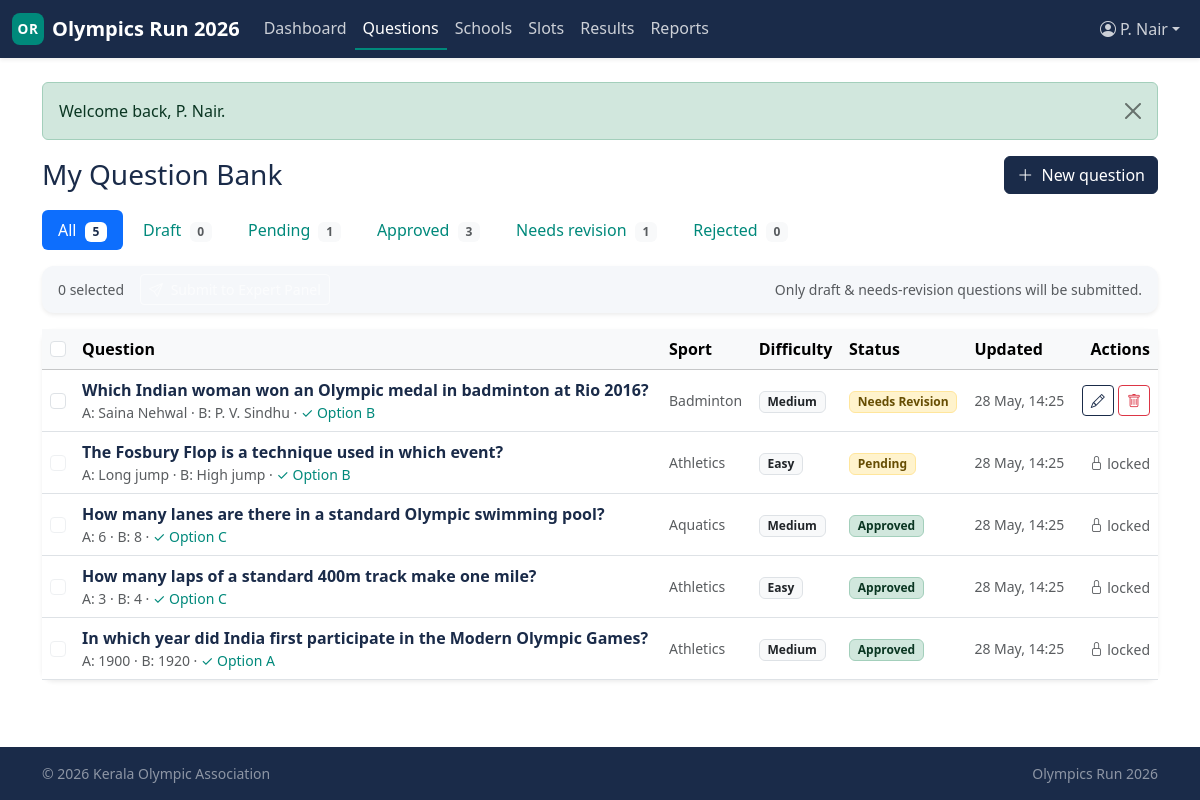
The app's page /association/questions (signed in) with its own data.
### tables this page shows
CREATE TABLE association_question_bank (
    question_id              INT UNSIGNED  NOT NULL AUTO_INCREMENT,
    association_id           INT UNSIGNED  NOT NULL,
    submitted_by_panelist_id INT UNSIGNED  NULL,
    created_by_assoc_user_id INT UNSIGNED  NULL,
    question_text            TEXT          NOT NULL,
    option_a                 VARCHAR(500)  NOT NULL,
    option_b                 VARCHAR(500)  NOT NULL,
    option_c                 VARCHAR(500)  NOT NULL,
    option_d                 VARCHAR(500)  NOT NULL,
    correct_option           ENUM('A','B','C','D') NOT NULL,
    explanation              TEXT          NULL,
    sport                    VARCHAR(100)  NULL,
    category                 VARCHAR(100)  NULL,
    difficulty               ENUM('easy','medium','hard')
                                       NOT NULL DEFAULT 'medium',
    reference_source         VARCHAR(255)  NULL,
    status                   ENUM('draft','pending','approved','rejected',
                                  'needs_revision')
                                       NOT NULL DEFAULT 'draft',
    reviewed_by_user_id      INT UNSIGNED  NULL,
    reviewed_by_panelist_id  INT UNSIGNED  NULL,
    reviewed_at              DATETIME      NULL,
    reject_reason            TEXT          NULL,
    submitted_at             DATETIME      NULL,
    promoted_to_master       TINYINT(1)    NOT NULL DEFAULT 0,
    master_question_id       INT UNSIGNED  NULL,
    created_at               DATETIME      NOT NULL DEFAULT CURRENT_TIMESTAMP,
    updated_at               DATETIME      NOT NULL DEFAULT CURRENT_TIMESTAMP
                                                ON UPDATE CURRENT_TIMESTAMP,
    PRIMARY KEY (question_id),
    KEY idx_qb_assoc (association_id),
    KEY idx_qb_panelist (submitted_by_panelist_id),
    KEY idx_qb_created_by_au (created_by_assoc_user_id),
    KEY idx_qb_reviewer_pn (reviewed_by_panelist_id),
    KEY idx_qb_status (status),
    KEY idx_qb_difficulty (difficulty),
    KEY idx_qb_sport (sport),
    KEY idx_qb_master (master_question_id),
    CONSTRAINT fk_qb_assoc
        FOREIGN KEY (association_id) REFERENCES associations(association_id)
        ON DELETE CASCADE,
    CONSTRAINT fk_qb_panelist
        FOREIGN KEY (submitted_by_panelist_id)
            REFERENCES expert_panelists(panelist_id)
        ON DELETE SET NULL,
    CONSTRAINT fk_qb_created_by_au
        FOREIGN KEY (created_by_assoc_user_id)
            REFERENCES association_users(association_user_id)
        ON DELETE SET NULL,
    CONSTRAINT fk_qb_reviewer
        FOREIGN KEY (reviewed_by_user_id)
            REFERENCES association_users(association_user_id)
        ON DELETE SET NULL,
    CONSTRAINT fk_qb_reviewer_pn
        FOREIGN KEY (reviewed_by_panelist_id)
            REFERENCES expert_panelists(panelist_id)
        ON DELETE SET NULL
     
);

### includes/helpers.php (called while the page is built, shortened)
<?php
function e(?string $value): string
{
    return htmlspecialchars((string)$value, ENT_QUOTES | ENT_SUBSTITUTE, 'UTF-8');
}
function view(string $template, array $data = []): string
{
    $__file = __DIR__ . '/../views/' . $template . '.php';
    extract($data, EXTR_SKIP);
    include $__file;
    return ob_get_clean();
}
function render(string $template, array $data = []): void
{
    $content   = view($template, $data);
    include __DIR__ . '/../views/layouts/app.php';
}
function status_badge(?string $status): string
{
    $map = [
        'active'         => 'bg-success-subtle text-success-emphasis border border-success-subtle',
        'approved'       => 'bg-success-subtle text-success-emphasis border border-success-subtle',
        'open'           => 'bg-success-subtle text-success-emphasis border border-success-subtle',
        'published'      => 'bg-success-subtle text-success-emphasis border border-success-subtle',
        'pending'        => 'bg-warning-subtle text-warning-emphasis border border-warning-subtle',
        'needs_revision' => 'bg-warning-subtle text-warning-emphasis border border-warning-subtle',
        'scheduled'      => 'bg-info-subtle text-info-emphasis border border-info-subtle',
        'draft'          => 'bg-secondary-subtle text-secondary-emphasis border border-secondary-subtle',
        'closed'         => 'bg-secondary-subtle text-secondary-emphasis border border-secondary-subtle',
        'inactive'       => 'bg-secondary-subtle text-secondary-emphasis border border-secondary-subtle',
        'suspended'      => 'bg-danger-subtle text-danger-emphasis border border-danger-subtle',
        'rejected'       => 'bg-danger-subtle text-danger-emphasis border border-danger-subtle',
        'cancelled'      => 'bg-danger-subtle text-danger-emphasis border border-danger-subtle',
        'disqualified'   => 'bg-danger-subtle text-danger-emphasis border border-danger-subtle',
    ];
    $key = strtolower((string)$status);
    return 'badge ' . ($map[$key] ?? 'bg-light text-dark border');
}
function status_label(?string $status): string
{
    return ucwords(str_replace('_', ' ', (string)$status));
}
function dt_display(?string $mysqlDatetime, string $format = 'd M Y, h:i A'): string
{
    $ts = strtotime($mysqlDatetime);
    return $ts === false ? '—' : date($format, $ts);
}

### controllers/AssociationQuestionsController.php (called while the page is built, shortened)
<?php
final class AssociationQuestionsController
{
    public function index(): void
    {
        $associationId = $this->associationId();
        $filter = $_GET['status'] ?? 'all';
        render('association/questions/index', [
            'title'     => 'My Question Bank — Association',
            'questions' => AssociationQuestion::forAssociation($associationId, $filter === 'all' ? null : $filter),
            'counts'    => AssociationQuestion::countsByStatus($associationId),
            'filter'    => $filter,
        ]);
    }
    private function associationId(): int
    {
        $id = Auth::associationId();
        return $id;
    }
}

### includes/Database.php (called while the page is built, shortened)
<?php
final class Database
{
    private static ?PDO $pdo = null;
    public static function connection(): PDO
    {
        if (self::$pdo !== null) {
            return self::$pdo;
        }
        $cfg = $GLOBALS['APP_CONFIG']['db'];
        $dsn = sprintf(
            'mysql:host=%s;port=%d;dbname=%s;charset=%s',
            $cfg['host'],
            $cfg['port'],
            $cfg['name'],
            $cfg['charset']
        );
        self::$pdo = new PDO($dsn, $cfg['user'], $cfg['pass'], [
            PDO::ATTR_ERRMODE            => PDO::ERRMODE_EXCEPTION,
            PDO::ATTR_DEFAULT_FETCH_MODE => PDO::FETCH_ASSOC,
            PDO::ATTR_EMULATE_PREPARES   => false,
            PDO::MYSQL_ATTR_INIT_COMMAND => "SET NAMES utf8mb4 COLLATE utf8mb4_unicode_ci",
        ]);
        return self::$pdo;
    }
    public static function query(string $sql, array $params = []): PDOStatement
    {
        $stmt = self::connection()->prepare($sql);
        $stmt->execute($params);
        return $stmt;
    }
    public static function fetchAll(string $sql, array $params = []): array
    {
        return self::query($sql, $params)->fetchAll();
    }
}

### models/AssociationQuestion.php (called while the page is built, shortened)
<?php
final class AssociationQuestion
{
    public static function isEditable(string $status): bool
    {
        return in_array($status, ['draft', 'needs_revision'], true);
    }
    public static function forAssociation(int $associationId, ?string $status = null): array
    {
        $sql = 'SELECT * FROM association_question_bank WHERE association_id = ?';
        $params = [$associationId];
        $sql .= ' ORDER BY updated_at DESC, question_id DESC';
        return Database::fetchAll($sql, $params);
    }
}

### views/association/questions/index.php (the view, shortened to what this page needs)
<?php
$filters = [
    'all'            => 'All',
    'draft'          => 'Draft',
    'pending'        => 'Pending',
    'approved'       => 'Approved',
    'needs_revision' => 'Needs revision',
    'rejected'       => 'Rejected',
];
?>
<div class="d-md-flex justify-content-between align-items-center mb-3">
    <h1 class="h3 text-navy mb-2 mb-md-0">My Question Bank</h1>
    <a href="/association/questions/new" class="btn btn-primary">
        <i class="bi bi-plus-lg me-1"></i> New question
    </a>
</div>
<ul class="nav nav-pills flex-wrap mb-3 gap-1">
    <?php foreach ($filters as $key => $label):
        $count = $key === 'all' ? ($counts['total'] ?? 0) : ($counts[$key] ?? 0);
        $active = $filter === $key; ?>
        <li class="nav-item">
            <a class="nav-link <?= $active ? 'active' : '' ?>"
               href="/association/questions?status=<?= e($key) ?>">
                <?= e($label) ?>
                <span class="badge <?= $active ? 'bg-white text-navy' : 'bg-light text-muted' ?> ms-1">
                    <?= (int)$count ?>
                </span>
            </a>
        </li>
    <?php endforeach; ?>
</ul>
<form method="post" action="/association/questions/submit" id="bulkForm">
    <div class="card panel border-0 shadow-sm mb-3" id="bulkBar">
        <div class="card-body py-2 d-flex flex-wrap align-items-center gap-2">
            <span class="text-muted small me-2">
                <span id="bulkCount">0</span> selected
            </span>
            <button type="submit" class="btn btn-accent btn-sm text-white" id="bulkSubmitBtn" disabled>
                <i class="bi bi-send me-1"></i> Submit to Expert Panel
            </button>
            <span class="small text-muted ms-auto d-none d-md-inline">
                Only draft &amp; needs-revision questions will be submitted.
            </span>
        </div>
    </div>
    <div class="card panel border-0 shadow-sm">
        <div class="table-responsive">
            <table class="table align-middle mb-0">
                <thead class="table-light">
                    <tr>
                        <th style="width:32px">
                            <input type="checkbox" class="form-check-input" id="selectAll" aria-label="Select all">
                        </th>
                        <th>Question</th>
                        <th class="d-none d-md-table-cell">Sport</th>
                        <th class="d-none d-lg-table-cell">Difficulty</th>
                        <th>Status</th>
                        <th class="d-none d-lg-table-cell">Updated</th>
                        <th class="text-end">Actions</th>
                    </tr>
                </thead>
                <tbody>
                    <?php if (empty($questions)): ?>
                        <tr><td colspan="7" class="text-center text-muted py-4">
                            No questions yet. <a href="/association/questions/new" class="link-accent">Create your first one</a>.
                        </td></tr>
                    <?php else: foreach ($questions as $q):
                        $editable = AssociationQuestion::isEditable($q['status']); ?>
                        <tr>
                            <td>
                                <input type="checkbox" name="question_ids[]" value="<?= (int)$q['question_id'] ?>"
                                       class="form-check-input row-check"
                                       <?= $editable ? '' : 'disabled aria-label="locked"' ?>>
                            </td>
                            <td>
                                <div class="fw-semibold text-navy">
                                    <?= e(mb_strimwidth($q['question_text'], 0, 140, '…')) ?>
                                </div>
                                <div class="small text-muted">
                                    A: <?= e(mb_strimwidth($q['option_a'], 0, 40, '…')) ?> ·
                                    B: <?= e(mb_strimwidth($q['option_b'], 0, 40, '…')) ?> ·
                                    <span class="text-accent">✓ Option <?= e($q['correct_option']) ?></span>
                                </div>
                            </td>
                            <td class="d-none d-md-table-cell small text-muted"><?= e($q['sport'] ?? '—') ?></td>
                            <td class="d-none d-lg-table-cell">
                                <span class="badge bg-light text-dark border"><?= e(status_label($q['difficulty'])) ?></span>
                            </td>
                            <td>
                                <span class="<?= status_badge($q['status']) ?>"><?= e(status_label($q['status'])) ?></span>
                            </td>
                            <td class="d-none d-lg-table-cell small text-muted">
                                <?= e(dt_display($q['updated_at'], 'd M, H:i')) ?>
                            </td>
                            <td class="text-end text-nowrap">
                                <?php if ($editable): ?>
                                    <a href="/association/questions/<?= (int)$q['question_id'] ?>/edit"
                                       class="btn btn-sm btn-outline-navy" title="Edit">
                                        <i class="bi bi-pencil"></i>
                                    </a>
                                    <button type="submit" formaction="/association/questions/<?= (int)$q['question_id'] ?>/delete"
                                            formmethod="post"
                                            class="btn btn-sm btn-outline-danger"
                                            onclick="return confirm('Delete this question?');"
                                            title="Delete">
                                        <i class="bi bi-trash"></i>
                                    </button>
                                <?php else: ?>
                                    <span class="text-muted small"><i class="bi bi-lock"></i> locked</span>
                                <?php endif; ?>
                            </td>
                        </tr>
                    <?php endforeach; endif; ?>
                </tbody>
            </table>
        </div>
    </div>
</form>

### public/index.php (shortened to what this page needs)
<?php
$reqPath = strtok($_SERVER['REQUEST_URI'] ?? '/', '?') ?: '/';
$reqPath = rtrim($reqPath, '/') ?: '/';
$method  = $_SERVER['REQUEST_METHOD'] ?? 'GET';
foreach ($routes as $pattern => $handler) {
    [$rMethod, $rPath] = explode(' ', $pattern, 2);
    if ($rMethod !== $method) continue;
    if (!str_contains($rPath, '{')) {
        if ($rPath !== $reqPath) continue;
        $params = [];
    } else {
        $regex = '#^' . preg_replace('#\{(\w+)\}#', '(?<$1>[^/]+)', $rPath) . '$#';
        if (!preg_match($regex, $reqPath, $m)) continue;
        $params = array_values(array_filter(
            $m,
            static fn($k) => is_string($k),
            ARRAY_FILTER_USE_KEY
        ));
    }
    if (is_array($handler)) {
        [$class, $methodName] = $handler;
        (new $class)->$methodName(...$params);
    } else {
        $handler(...$params);
    }
    return;
}

### public/css/app.css (style rules this page uses)
:root { --or-navy: #1A2B49; --or-navy-700: #14223A; --or-navy-300: #4A5A75; --or-teal: #00897B; --or-teal-700: #006B61; --or-teal-300: #4DB6A6; --or-panel: #F5F7FA; --or-panel-dark: #E6EAF1; --or-bg: #FFFFFF; --or-text: #1F2937; --or-muted: #6B7280; }
:root, [data-bs-theme="light"] { --bs-primary: var(--or-navy); --bs-primary-rgb: 26, 43, 73; --bs-link-color: var(--or-teal); --bs-link-color-rgb: 0, 137, 123; --bs-link-hover-color: var(--or-teal-700); --bs-body-bg: var(--or-bg); --bs-body-color: var(--or-text); }
body.bg-app { background-color: var(--or-bg); color: var(--or-text); }
.text-navy { color: var(--or-navy) !important; }
.text-accent { color: var(--or-teal) !important; }
.card.panel { background-color: var(--or-panel); border-radius: 0.75rem; }
.btn-primary { --bs-btn-bg: var(--or-navy); --bs-btn-border-color: var(--or-navy); --bs-btn-hover-bg: var(--or-navy-700); --bs-btn-hover-border-color: var(--or-navy-700); --bs-btn-active-bg: var(--or-navy-700); --bs-btn-active-border-color: var(--or-navy-700); --bs-btn-disabled-bg: var(--or-navy-300); --bs-btn-disabled-border-color: var(--or-navy-300); }
.btn-accent { --bs-btn-color: #fff; --bs-btn-bg: var(--or-teal); --bs-btn-border-color: var(--or-teal); --bs-btn-hover-color: #fff; --bs-btn-hover-bg: var(--or-teal-700); --bs-btn-hover-border-color: var(--or-teal-700); --bs-btn-active-color: #fff; --bs-btn-active-bg: var(--or-teal-700); --bs-btn-active-border-color: var(--or-teal-700); }
.btn-outline-navy { --bs-btn-color: var(--or-navy); --bs-btn-border-color: var(--or-navy); --bs-btn-hover-color: #fff; --bs-btn-hover-bg: var(--or-navy); --bs-btn-hover-border-color: var(--or-navy); }

### records on screen
association_question_bank: question_id "5", promoted_to_master "0", question_text "Which Indian woman won an Olympic medal in badminton at Rio 2016?", option_a "Saina Nehwal", option_b "P. V. Sindhu", correct_option "B", sport "Badminton", difficulty "Medium", status "Needs Revision", updated_at "28 May, 14:25"
association_question_bank: question_text "The Fosbury Flop is a technique used in which event?", option_a "Long jump", option_b "High jump", correct_option "B", sport "Athletics", difficulty "Easy", status "Pending", updated_at "28 May, 14:25", shows "locked"
association_question_bank: question_text "How many lanes are there in a standard Olympic swimming pool?", option_a "6", option_b "8", correct_option "C", sport "Aquatics", difficulty "Medium", status "Approved", updated_at "28 May, 14:25", shows "locked"
association_question_bank: question_text "How many laps of a standard 400m track make one mile?", option_a "3", option_b "4", correct_option "C", sport "Athletics", difficulty "Easy", status "Approved", updated_at "28 May, 14:25", shows "locked"
association_question_bank: question_text "In which year did India first participate in the Modern Olympic Games?", option_a "1900", option_b "1920", correct_option "A", sport "Athletics", difficulty "Medium", status "Approved", updated_at "28 May, 14:25", shows "locked"

### other values on screen
$item['label'] "Dashboard"
$item['label'] "Questions"
$item['label'] "Schools"
$item['label'] "Slots"
$item['label'] "Results"
$item['label'] "Reports"
$msg "Welcome back, P. Nair."
$label "All"
$label "Draft"
$label "Pending"
$count "1"
$label "Approved"
$count "3"
$label "Needs revision"
$label "Rejected"
